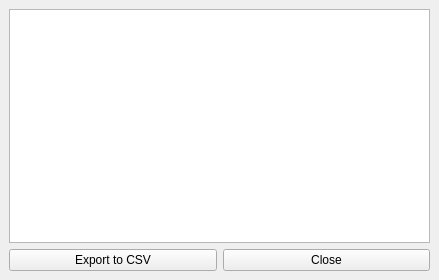
<?xml version="1.0" encoding="UTF-8"?>
<ui version="4.0">
 <class>desc_infoWindow</class>
 <widget class="QMainWindow" name="desc_infoWindow">
  <property name="windowModality">
   <enum>Qt::ApplicationModal</enum>
  </property>
  <property name="geometry">
   <rect>
    <x>0</x>
    <y>0</y>
    <width>439</width>
    <height>280</height>
   </rect>
  </property>
  <property name="windowTitle">
   <string>Describe</string>
  </property>
  <widget class="QWidget" name="centralwidget">
   <layout class="QVBoxLayout" name="verticalLayout_2">
    <item>
     <layout class="QVBoxLayout" name="verticalLayout">
      <item>
       <widget class="QTextEdit" name="txtInfo">
        <property name="readOnly">
         <bool>true</bool>
        </property>
       </widget>
      </item>
     </layout>
    </item>
    <item>
     <layout class="QHBoxLayout" name="horizontalLayout">
      <item>
       <widget class="QPushButton" name="btnExport">
        <property name="text">
         <string>Export to CSV</string>
        </property>
       </widget>
      </item>
      <item>
       <widget class="QPushButton" name="btnClose">
        <property name="text">
         <string>Close</string>
        </property>
       </widget>
      </item>
     </layout>
    </item>
   </layout>
  </widget>
 </widget>
 <resources/>
 <connections/>
</ui>
